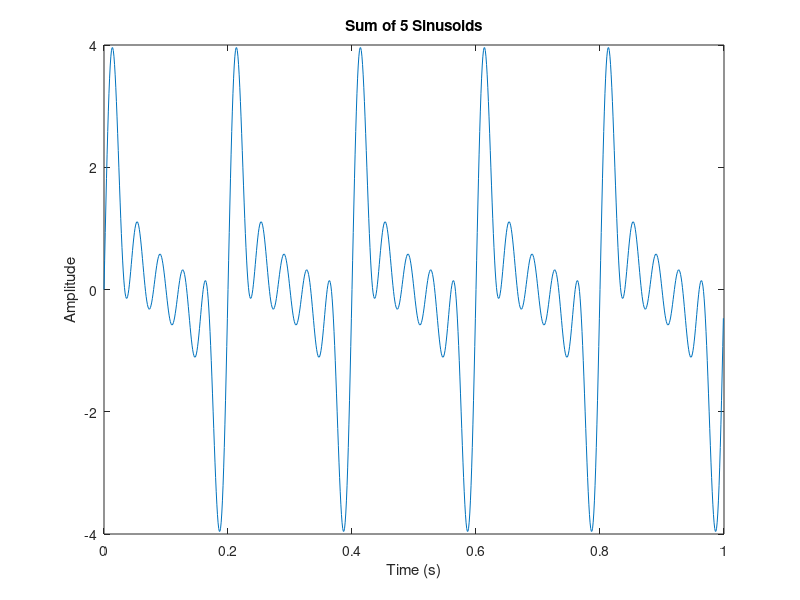
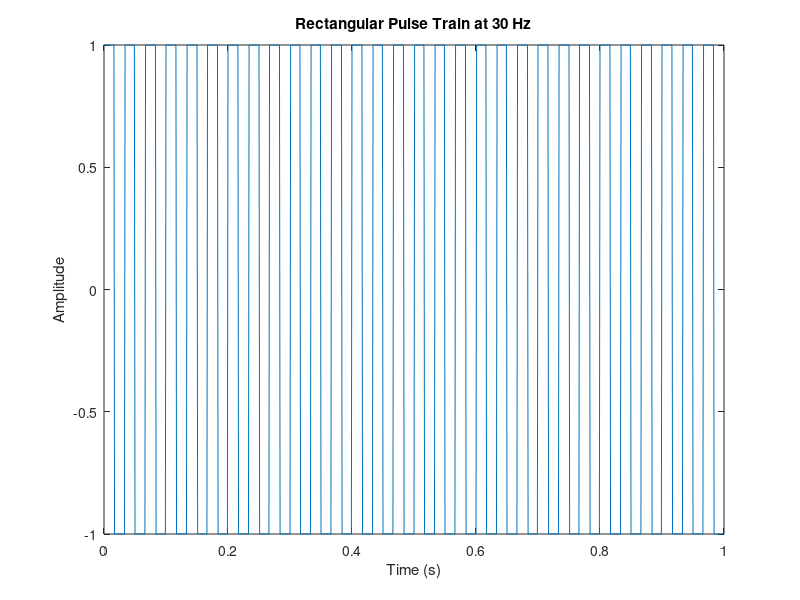

Reproduce these figures in MATLAB, in order.

% Parameters
fs = 1000;                 % sampling rate (Hz)
t  = 0:1/fs:1-1/fs;        % 1 second time vector
a  = 1;                    % amplitude

% Sum of 5 sinusoids
frequencies = [5,10,15,20,25]; % Hz
signalSum = zeros(size(t));
for i = 1:length(frequencies)
    w_i = 2*pi*frequencies(i);
    signalSum = signalSum + a*sin(w_i.*t);
end

figure;
plot(t, signalSum);
title('Sum of 5 Sinusoids');
xlabel('Time (s)');
ylabel('Amplitude');

% Rectangular pulse train at 30 Hz
pulseFrequency = 30; % Hz
pulseSignal = a * square(2*pi*pulseFrequency.*t); % default duty 50%
figure;
plot(t, pulseSignal);
title('Rectangular Pulse Train at 30 Hz');
xlabel('Time (s)');
ylabel('Amplitude');
